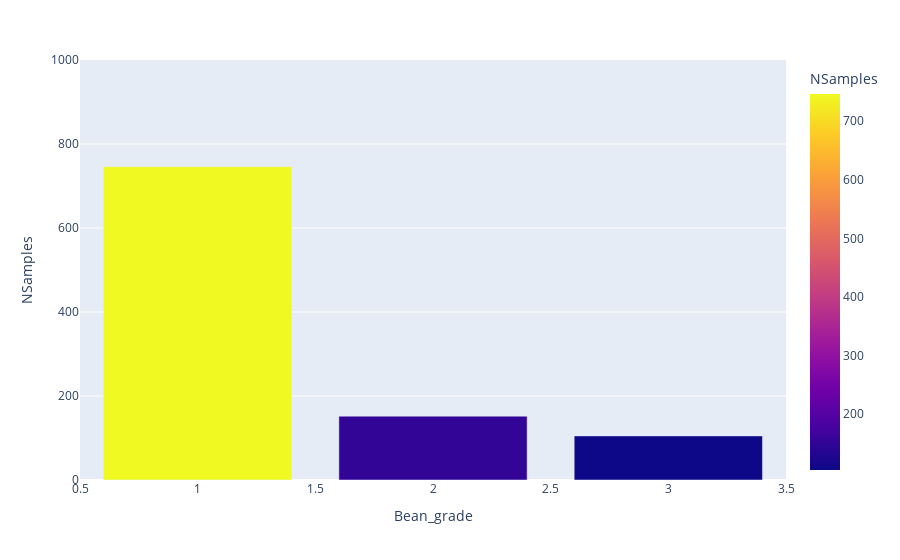

Notebook code for this chart:
### Code cell
fig = px.bar( figdata, x = 'Bean_grade', y = 'NSamples', color='NSamples', range_y=[0.0,1000])
fig.show()

### Figure 1 — Plotly figure (JSON) as saved in the notebook; plotly's stock layout.template omitted (floating-point values rounded to 4 significant figures)
{"data": [{"alignmentgroup": "True", "hovertemplate": "Bean_grade=%{x}<br>NSamples=%{marker.color}<extra></extra>", "legendgroup": "", "marker": {"color": [746, 152, 105], "coloraxis": "coloraxis", "pattern": {"shape": ""}}, "name": "", "offsetgroup": "", "orientation": "v", "showlegend": false, "textposition": "auto", "type": "bar", "x": [1, 2, 3], "xaxis": "x", "y": [746, 152, 105], "yaxis": "y"}], "layout": {"barmode": "relative", "coloraxis": {"colorbar": {"title": {"text": "NSamples"}}, "colorscale": [[0, "#0d0887"], [0.1111, "#46039f"], [0.2222, "#7201a8"], [0.3333, "#9c179e"], [0.4444, "#bd3786"], [0.5556, "#d8576b"], [0.6667, "#ed7953"], [0.7778, "#fb9f3a"], [0.8889, "#fdca26"], [1, "#f0f921"]]}, "legend": {"tracegroupgap": 0}, "margin": {"t": 60}, "xaxis": {"anchor": "y", "domain": [0, 1], "title": {"text": "Bean_grade"}}, "yaxis": {"anchor": "x", "domain": [0, 1], "range": [0, 1000], "title": {"text": "NSamples"}}}}
